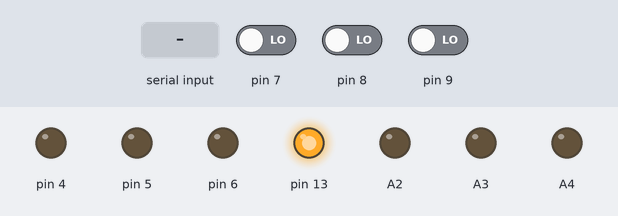
Bench run of a sketch on a simulated Arduino Uno, built with avr-gcc and run on an emulated ATmega328P. On the bench: output pins drawn as LEDs (lit = HIGH). The inputs (shaded band) are chosen by the test bench; at power-on: pin 7 LOW, pin 8 LOW, pin 9 LOW. What the sketch prints to the serial monitor is not drawn.

Above: at 0.1 s.
At 2.2 s:
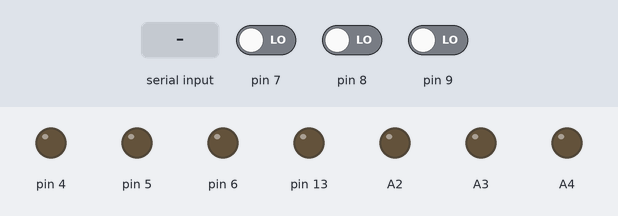
2.3 s: "A" received over the second serial link
Timing chart, 0 to 5.3 s (numbered marks = the images above; inputs shaded):
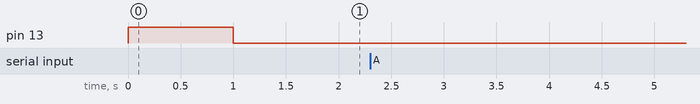

Measured:
- after the input at 2.3 s, every drawn part: stays the same

The sketch:

Program_for_microcontroller_2_.ino
```cpp
#include <SoftwareSerial.h>
SoftwareSerial mySerial(10, 11);// RX, TX
void setup() {
  Serial.begin(9600);
  mySerial.begin(4800);
  Serial.println("Waiting for main microcontroller...");
 pinMode(13,OUTPUT);
 pinMode(9,INPUT);
 pinMode(8,INPUT);
 pinMode(7,INPUT);
 pinMode(6,OUTPUT);
 pinMode(5,OUTPUT);
 pinMode(4,OUTPUT);
 pinMode(3,INPUT);
 pinMode(2,INPUT);
 pinMode(A5,INPUT);
 pinMode(A4,OUTPUT);
 pinMode(A3,OUTPUT);
 pinMode(A2,OUTPUT);
 digitalWrite(13,HIGH);
 delay(1000);
 digitalWrite(13,LOW);


}
void loop(){
  while(true){


  if(mySerial.read() == 'A'){
    Serial.println("Ready.");
    while(true){
      if(mySerial.read() == 'B'){
        digitalWrite(6, HIGH);
      }
      if(mySerial.read() == 'b'){
        digitalWrite(6, LOW);
      }
      if(mySerial.read() == 'C'){
        digitalWrite(5, HIGH);
      }
      if(mySerial.read() == 'c'){
        digitalWrite(5, LOW);
      }
      if(mySerial.read() == 'D'){
        digitalWrite(4, HIGH);
      }
      if(mySerial.read() == 'd'){
        digitalWrite(4, LOW);
      }
      if(digitalRead(9) == HIGH){
        mySerial.write('Z');
      }
       if(digitalRead(8) == HIGH){
        mySerial.write('Y');
      }
       if(digitalRead(7) == HIGH){
        mySerial.write('X');
      }
    }
}
  }
}
```
